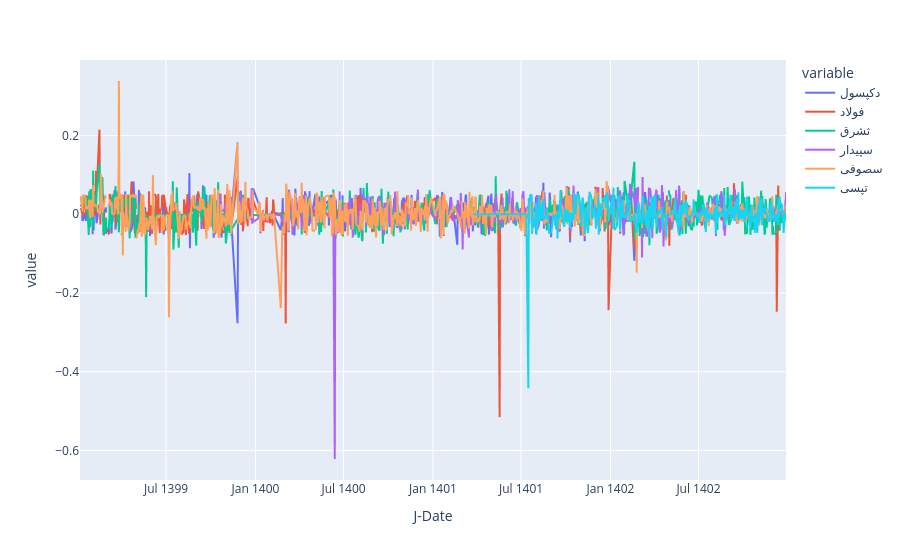

Source (notebook cell):
### Code cell
mydata
# mydata.dropna(inplace=True)
px.line(mydata * 100 / mydata.iloc[0])
ret_port = mydata.pct_change()
px.line(ret_port)

### Figure 1 — Plotly figure (JSON) as saved in the notebook; plotly's stock layout.template omitted (floating-point values rounded to 4 significant figures; data arrays with more than 128 entries replaced by an {"elided": "..."} marker saying what was removed)
{"data": [{"hovertemplate": "variable=دکپسول<br>J-Date=%{x}<br>value=%{y}<extra></extra>", "legendgroup": "دکپسول", "line": {"color": "#636efa", "dash": "solid"}, "marker": {"symbol": "circle"}, "mode": "lines", "name": "دکپسول", "showlegend": true, "type": "scattergl", "x": {"elided": "934 str values"}, "xaxis": "x", "y": {"elided": "934 float values"}, "yaxis": "y"}, {"hovertemplate": "variable=فولاد<br>J-Date=%{x}<br>value=%{y}<extra></extra>", "legendgroup": "فولاد", "line": {"color": "#EF553B", "dash": "solid"}, "marker": {"symbol": "circle"}, "mode": "lines", "name": "فولاد", "showlegend": true, "type": "scattergl", "x": {"elided": "934 str values"}, "xaxis": "x", "y": {"elided": "934 float values"}, "yaxis": "y"}, {"hovertemplate": "variable=ثشرق<br>J-Date=%{x}<br>value=%{y}<extra></extra>", "legendgroup": "ثشرق", "line": {"color": "#00cc96", "dash": "solid"}, "marker": {"symbol": "circle"}, "mode": "lines", "name": "ثشرق", "showlegend": true, "type": "scattergl", "x": {"elided": "934 str values"}, "xaxis": "x", "y": {"elided": "934 float values"}, "yaxis": "y"}, {"hovertemplate": "variable=سپیدار<br>J-Date=%{x}<br>value=%{y}<extra></extra>", "legendgroup": "سپیدار", "line": {"color": "#ab63fa", "dash": "solid"}, "marker": {"symbol": "circle"}, "mode": "lines", "name": "سپیدار", "showlegend": true, "type": "scattergl", "x": {"elided": "934 str values"}, "xaxis": "x", "y": {"elided": "934 float values"}, "yaxis": "y"}, {"hovertemplate": "variable=سصوفی<br>J-Date=%{x}<br>value=%{y}<extra></extra>", "legendgroup": "سصوفی", "line": {"color": "#FFA15A", "dash": "solid"}, "marker": {"symbol": "circle"}, "mode": "lines", "name": "سصوفی", "showlegend": true, "type": "scattergl", "x": {"elided": "934 str values"}, "xaxis": "x", "y": {"elided": "934 float values"}, "yaxis": "y"}, {"hovertemplate": "variable=تپسی<br>J-Date=%{x}<br>value=%{y}<extra></extra>", "legendgroup": "تپسی", "line": {"color": "#19d3f3", "dash": "solid"}, "marker": {"symbol": "circle"}, "mode": "lines", "name": "تپسی", "showlegend": true, "type": "scattergl", "x": {"elided": "934 str values"}, "xaxis": "x", "y": {"elided": "934 float values"}, "yaxis": "y"}], "layout": {"legend": {"title": {"text": "variable"}, "tracegroupgap": 0}, "margin": {"t": 60}, "xaxis": {"anchor": "y", "domain": [0, 1], "title": {"text": "J-Date"}}, "yaxis": {"anchor": "x", "domain": [0, 1], "title": {"text": "value"}}}}
